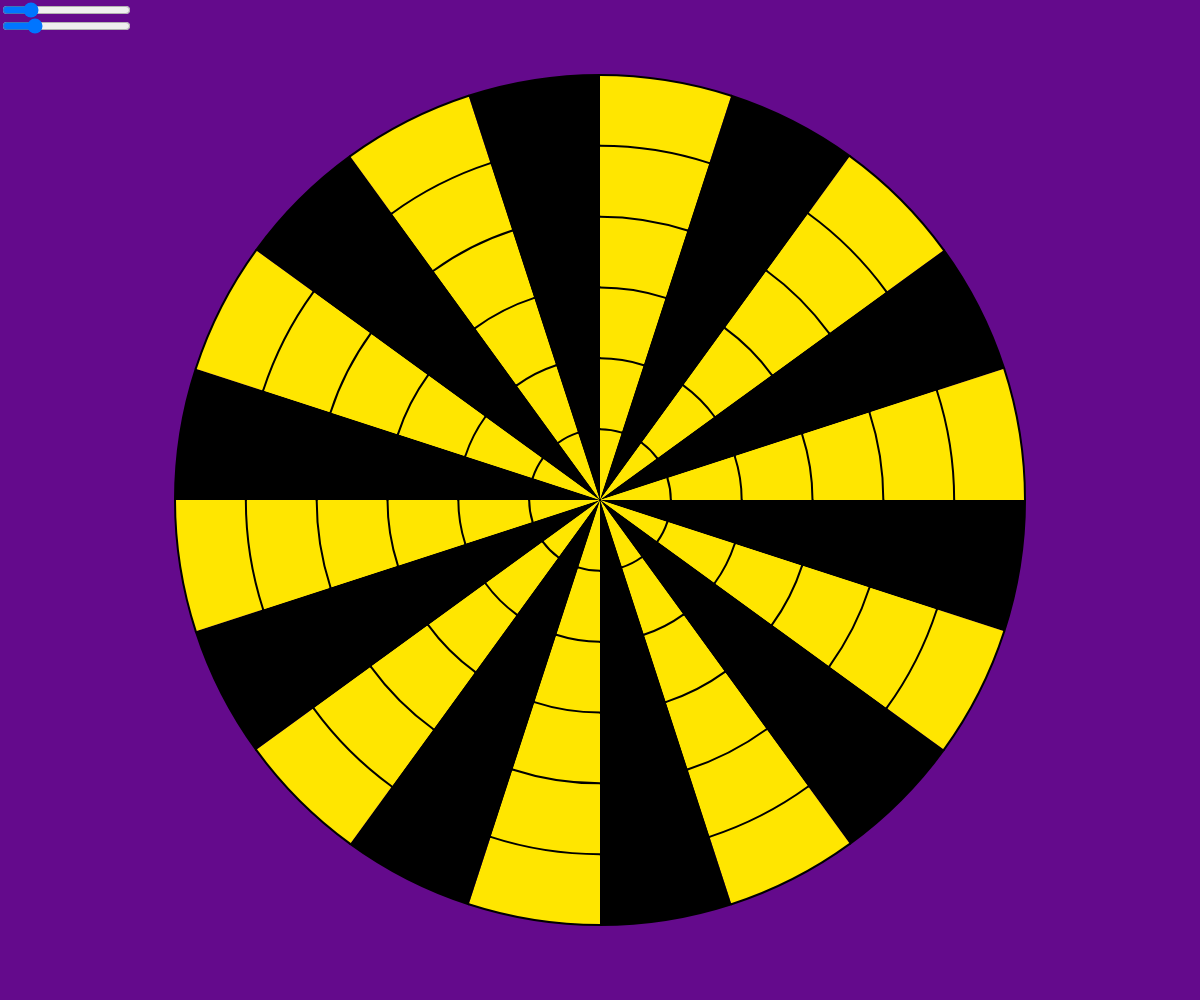
Frame 1 (no input)
Frame 60 (no input): identical to frame 1, image omitted
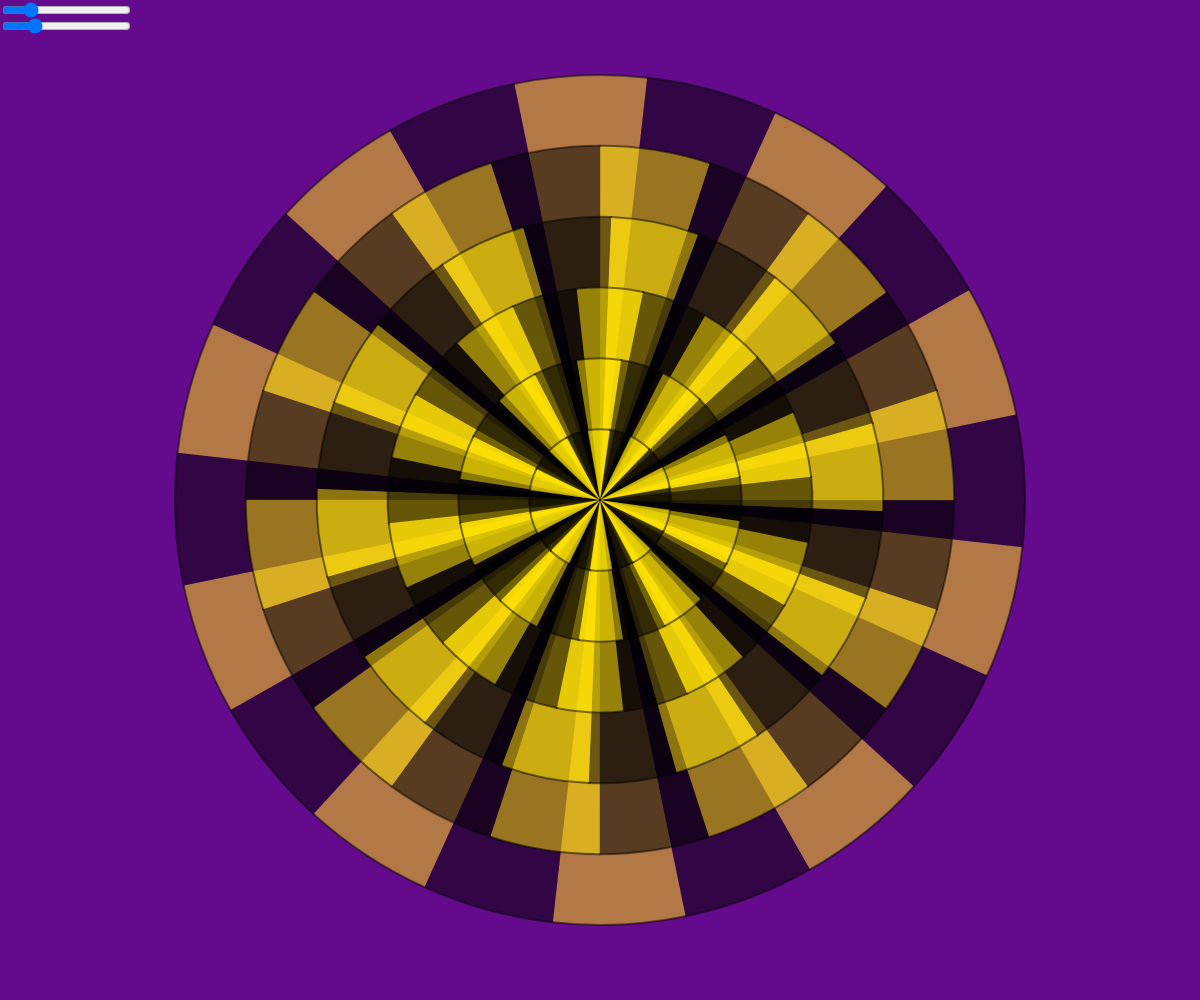
Frame 120 (the mouse pressed at the canvas centre since frame 60)

The p5.js sketch that drew these frames (run headless with seeded random() and noise() and a simulated clock; from frame 60 on, the mouse is pressed at the canvas centre):

// p5.js sketch
// ── sketch.js

var start;
var angle;
var stop;
var wheels;
var d;
var sliderAngle;
var sliderCircles;
var numWheels;

function setup() {
  createCanvas(windowWidth, windowHeight);

  sliderAngle = createSlider(2, 100, 20, 2);
  sliderAngle.position(0, 0);
  sliderAngle.input(init);

  sliderCircles = createSlider(2, 20, 6);
  sliderCircles.position(0, sliderAngle.height);
  sliderCircles.input(init);

  init();
}

function draw() {
  background(100, 10, 140);
  translate(width/2, height/2);

  strokeWeight(2);

  for (var i = 0; i < wheels.length; i++) {
    wheels[i].show();
  }
}


function init() {
  wheels = [];
  d = 0.85 * min(width, height);
  angle = radians(360 / sliderAngle.value());
  numWheels = sliderCircles.value();
  step = d / numWheels;

  for(var i = d; i > 0; i -= step) {
    wheels.push(new Wheel(i));
  }
}



function Wheel(d) {
  this.d = d;

  this.seed = random(10000);

  this.show = function() {
    var alph = map(mouseX, width, 0, 0, 255);
    stroke(0, alph);
    var noiseFactor = map(mouseY, 0, height, 0, 5);
    var angleNoise = noiseFactor * noise(frameCount / 100 + this.seed);
    for (var i = 0 + angleNoise; i < 2*PI + angleNoise; i+=2*angle) {
      start = i;
      stop = start + angle;
      fill(0, alph);
      arc(0, 0, this.d, this.d, start, stop);

      start = stop;
      stop = start + angle;
      fill(255, 230, 0, alph);
      arc(0, 0, this.d, this.d, start, stop);
    }
  }
}
